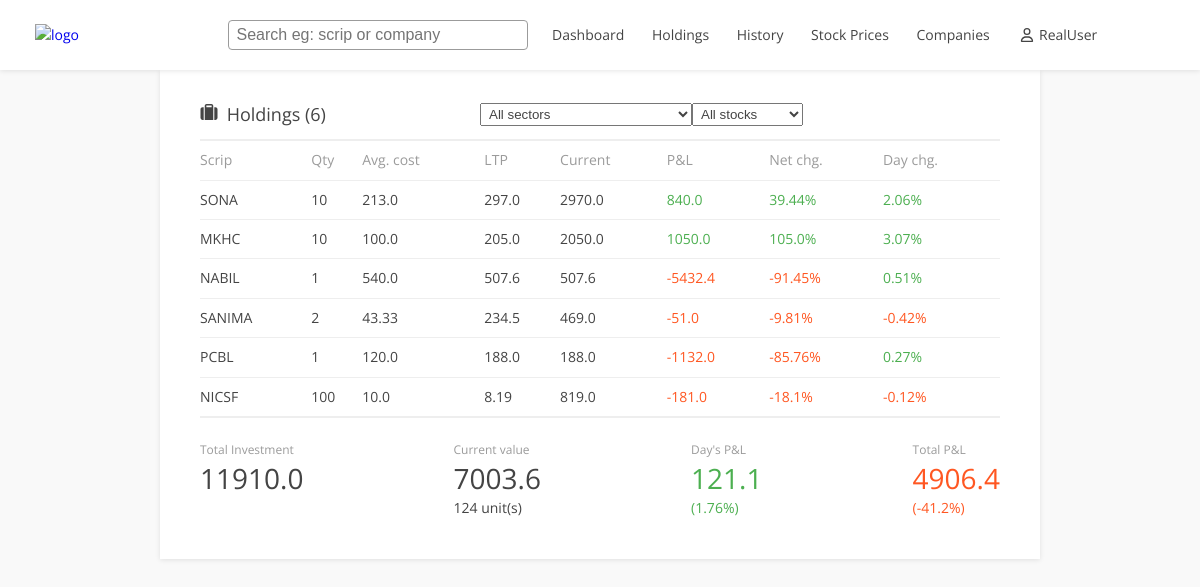
The page /transactions/holdings (signed in) on the database its author committed.
### tables this page shows
CREATE TABLE stock(
    scrip VARCHAR(255) NOT NULL,
    previous_closing FLOAT NOT NULL,
    trade_date DATE NOT NULL,
    closing_price FLOAT NOT NULL,
    difference_rs FLOAT NOT NULL ,
    percent_change FLOAT NOT NULL,
    PRIMARY KEY (scrip)
    );

### portfoliotracker/api/transaction_router.py (the view)
@router.get("/transactions/holdings")
def holdings(request: Request):
    if not request.session["token"]:
        return templates.TemplateResponse("login.html", { "request": request, "msg":"Please login to continue!"})
    token = request.session["token"]
    user_id = request.session['user_id']
    user = User(username = request.session["username"], user_id = request.session['user_id'])
    distinctSymbol = trans_service.distinct_stockSymbols(user)
    if trans_service.holdings_stats(user, distinctSymbol):
        holdings_stats = trans_service.holdings_stats(user, distinctSymbol)
        holdings = trans_service.holdings_only(holdings_stats)
        company_stats = trans_service.company_stats(holdings_stats)
        holdings_summary = trans_service.holdings_summary(holdings)
        sector_instrumentList = trans_service.holdings_sector_instrument_list(company_stats)
        return templates.TemplateResponse("holdings.html", {"request": request, "username": user.username, "holdings": holdings, 'holdings_summary': holdings_summary, "sector_instrumentList":  sector_instrumentList})
    return templates.TemplateResponse("holdings.html", { "request": request,  "username": user.username, "holdings": []})

### resources/templates/holdings.html (shortened to what this page needs)
{% extends "index.html" %}
 {% block link %}<link rel="stylesheet" href="../static/css/holdings.css">{% endblock %}
 {% block content %}
  <section class="section-holdings">
    <div class="wrapper-container">
      <div class="holdings-block">
        <div class="dashboard-holdings-head">
          <div class="title-box">
            <span class="dashboard-holdings-title title"> Holdings ({{holdings|length}})</span>
          </div>
          {%if sector_instrumentList%}
          <div class="select-box">
            <select id="sector-select" name="sector">
              {% if sector == "Sectors" %}
                <option value="Sectors" selected> All sectors</option>
                {% for item in sector_instrumentList['sectors']%}
                  <option value="{{item}}">{{item}}</option>
                {% endfor %}
              {%else%}
                <option value="Sectors">All sectors</option>
              {%endif%}
            </select>
            <select id="instrument-select" name="instrument">
              {% if instrument == "Stocks" %}
                <option value="Stocks" selected> All stocks</option>
                {% for item in sector_instrumentList['instruments']%}
                  <option value="{{item}}">{{item}}</option>
                {% endfor %}
              {%else%}
                <option value="Stocks"> All stocks</option>
              {%endif%}
            </select>
          </div>
          {%endif%}
        </div>
        {% if not holdings%}
        <div class="upload-block">
          <img src="../static/images/data-report.png" alt="upload-img">
          <div class="upload-msg">
            <span class="text-medium-large">Looks like you have no transactions having {{sector}} & {{instrument}}!</span>
            <a href="/transactions/upload" class="upload-btn">Upload transactions</a>
          </div>
        </div>
        {%else%}
        <div class="holdings-table">
          <table class="table">
            <tr class="table-head">
              <th class="cols"><span>Scrip</span></th>
              <th class="cols"><span>Qty</span></th>
              <th class="cols"><span>Avg. cost</span></th>
              <th class="cols"><span>LTP</span></th>
              <th class="cols"><span>Current</span></th>
              <th class="cols"><span>P&L</span></th>
              <th class="cols"><span>Net chg.</span></th>
              <th class="cols"><span>Day chg.</span></th>
            </tr>
            {% for row in holdings%}
            <tr class="table-row">
              <td><span><a class="holdings-scrip" href="/company/{{row['scrip']}}">{{row['scrip']}}</a></span></td>
              <td><span>{{row['balance_quantity']}}</span></td>
              <td><span>{{row['average_cost']}}</span></td>
              <td><span>{{row['closing_price']}}</span></td>
              <td><span>{{row['current_value']}}</span></td>
              {%if row['profit_loss'] > 0%}
              <td><span class="text-green">{{row['profit_loss']}}</span></td>
              {%else%}
              <td><span class="text-red">{{row['profit_loss']}}</span></td>
              {%endif%}
              {%if row['net_change'] > 0%}
              <td><span class="text-green">{{row['net_change']}}%</span></td>
              {% else%}
              <td><span class="text-red">{{row['net_change']}}%</span></td>
              {%endif%}
              {%if row['percent_change'] > 0%}
              <td><span class="text-green">{{row['percent_change']}}%</span></td>
              {% else%}
              <td><span class="text-red">{{row['percent_change']}}%</span></td>
              {%endif%}
            </tr>
            {% endfor %}
          </table>
        </div>
        <div class="dashboard-holdings-box">
          <div class="dashboard-holdings-body">
            {% set invest_value =  holdings_summary['invest_value']%}
            {% set current_value =   holdings_summary['current_value']%}
            {% set today_profit_loss =   holdings_summary['today_profit_loss']%}
            {% set total_profit_loss =   holdings_summary['total_profit_loss'] %}
            {% set total_profit_loss_percent = holdings_summary['total_profit_loss_percent'] %}
            {% set today_profit_loss_percent =  holdings_summary['today_profit_loss_percent'] %}
            <div class="holdings-stats-box">
              <div class="holdings-item">
                <span class="holdings-text">Total Investment</span>
                <div class="holdings-item-value">
                  <span class="text-large">{{holdings_summary['avg_invest_value']}}</span>
                </div>
              </div>
              <div class="holdings-item">
                <span class="holdings-text">Current value</span>
                <div class="holdings-item-value">
                  <span class="text-large">{{current_value}}</span>
                  <div class="text-small">{{holdings_summary['total_balance_quantity']}} unit(s)</div>
                </div>
              </div>
              <div class="holdings-item">
                <span class="holdings-text">Day's P&L</span>
                <div class="holdings-item-value profit">
                  {%if today_profit_loss > 0%}
                  <span class="text-large text-green">{{today_profit_loss}}</span>
                  <div class="text-small text-green">({{today_profit_loss_percent}}%)</div>
                  {% else%}
                  <span class="text-large text-red">{{today_profit_loss|abs}}</span>
                  <div class="text-small text-red">({{today_profit_loss_percent}}%)</div>
                  {%endif%}
                </div>
              </div>
              <div class="holdings-item">
                <span class="holdings-text">Total P&L</span>
                <div class="holdings-item-value profit">
                  {%if total_profit_loss > 0%}
                  <span class="text-large text-green">{{total_profit_loss}}</span>
                  <div class="text-small text-green">({{total_profit_loss_percent}}%)</div>
                  {% else%}
                  <span class="text-large text-red">{{total_profit_loss|abs}}</span>
                  <div class="text-small text-red">({{total_profit_loss_percent}}%)</div>
                  {%endif%}
                </div>
              </div>
            </div>
          </div>
        </div>
        {% endif %}
      </div>
    </div>
  </section>
{% endblock %}

### resources/static/css/index.css (style rules this page uses)
* { box-sizing: border-box; zoom: 1; }
body { min-width: 320px; background-color: var(--color-bg-body); line-height: 1.6; font-weight: 400; letter-spacing: 0; font-family: 'Open Sans', sans-serif; color: var(--color-text-default); font-size: 14px; }
:root { --primary-color: #158686; --secondary-color: #158644; --global-title-size: 24px; --global-font-size: 16px; --global-line-height: 1.3; --color-border-default: #eee; --color-text-default: #444; --color-bg-body: #f9f9f9; --color-text-5: #ff5722; --color-border-5--rgb: 0,0,0; --color-text-8: #4caf50; --color-text-1: #9b9b9b; }
body, figure { margin: 0; }
.wrapper-container { max-width: 1440px; padding-left: 50px; padding-right: 50px; margin-left: auto; margin-right: auto; }
a { text-decoration: none; }
.text-red { color: var(--color-text-5); }
.text-green { color: var(--color-text-8); }
table th, table td { border-bottom: 1px solid var(--color-border-default); text-align: left; font-size: 14px; }
table th span { color:var(--color-text-1); font-weight: 400; }

### resources/static/css/holdings.css (style rules this page uses)
.section-holdings { width:100%; background-color: var(--color-bg-body); }
.holdings-block { display: flex; flex-direction: column; align-items: center; background-color: white; width: fit-content; padding: 20px 40px; margin: 0 auto; width: 80%; box-shadow: 0 1px 5px 0 rgba(var(--color-border-5--rgb),.1); }
.dashboard-holdings-head { width: 100%; padding: 10px 0px; display: flex; align-items: center; border-bottom: 1px solid var(--color-border-default); }
.dashboard-holdings-head .title-box { width: 280px; }
.dashboard-holdings-head .select-box { width: 300px; display: flex; align-items: center; justify-content: space-between; }
.select-box select { color: var(--color-text-default); padding: 2px 4px; }
.dashboard-holdings-head svg { width: 18px; height: 17px; }
.dashboard-holdings-title { font-size: 18px; margin-left: 5px; }
.holdings-table { width: 100%; border-top: 1px solid var(--color-border-default); border-bottom: 1px solid var(--color-border-default); }
.holdings-table table { width: 100%; font-size: 14px; border-collapse: collapse; }
.holdings-table table th, .holdings-table table td { border-bottom: 1px solid var(--color-border-default); text-align: left; padding: 8px 0; font-size: 14px; }
.holdings-table table th span { color:var(--color-text-1); font-weight: 400; }
.holdings-scrip { color: var(--color-text-default); text-decoration: none; }
.dashboard-holdings-box { width: 100%; margin: 20px 0px; }
.dashboard-holdings-body .holdings-stats-box { display: flex; justify-content: space-between; width: 100%; }
.dashboard-holdings-body .holdings-item { width: fit-content; }
.holdings-text { font-size: 12px; color: var(--color-text-1); }
.text-large { font-size: 28px; font-weight: 400; line-height: 1.3; }
.text-small { font-size: 14px; }

### rows shown on the page
stock: scrip "SONA", balance_quantity "10", average_cost "213.0", closing_price "297.0", current_value "2970.0", profit_loss "840.0", net_change "39.44", percent_change "2.06"
stock: scrip "MKHC", balance_quantity "10", average_cost "100.0", closing_price "205.0", current_value "2050.0", profit_loss "1050.0", net_change "105.0", percent_change "3.07"
stock: scrip "NABIL", balance_quantity "1", average_cost "540.0", closing_price "507.6", current_value "507.6", profit_loss "-5432.4", net_change "-91.45", percent_change "0.51"
stock: scrip "SANIMA", balance_quantity "2", average_cost "43.33", closing_price "234.5", current_value "469.0", profit_loss "-51.0", net_change "-9.81", percent_change "-0.42"
stock: scrip "PCBL", balance_quantity "1", average_cost "120.0", closing_price "188.0", current_value "188.0", profit_loss "-1132.0", net_change "-85.76", percent_change "0.27"
stock: scrip "NICSF", balance_quantity "100", average_cost "10.0", closing_price "8.19", current_value "819.0", profit_loss "-181.0", net_change "-18.1", percent_change "-0.12"

### other values the page prints
{{ username }} "RealUser"
{{ holdings|length }} "6"
{{ holdings_summary['avg_invest_value'] }} "11910.0"
{{ current_value }} "7003.6"
{{ holdings_summary['total_balance_quantity'] }} "124"
{{ today_profit_loss }} "121.1"
{{ today_profit_loss_percent }} "1.76"
{{ total_profit_loss|abs }} "4906.4"
{{ total_profit_loss_percent }} "-41.2"
